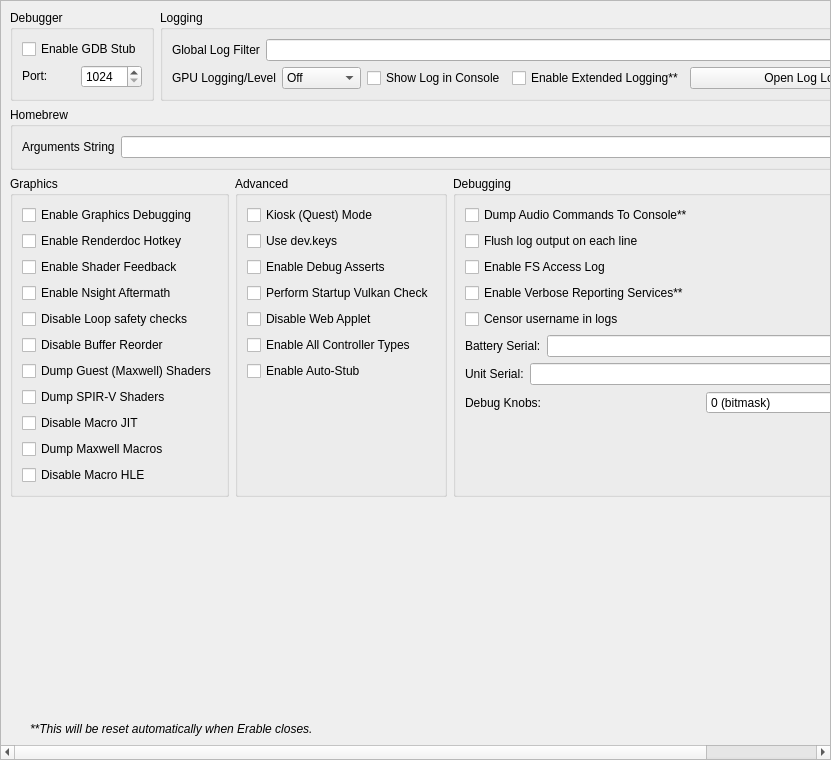
<?xml version="1.0" encoding="UTF-8"?>
<ui version="4.0">
 <class>ConfigureDebug</class>
 <widget class="QScrollArea" name="ConfigureDebug">
  <property name="geometry">
   <rect>
    <x>0</x>
    <y>0</y>
    <width>831</width>
    <height>760</height>
   </rect>
  </property>
  <property name="widgetResizable">
   <bool>true</bool>
  </property>
  <widget class="QWidget" name="widget">
   <property name="geometry">
    <rect>
     <x>0</x>
     <y>0</y>
     <width>829</width>
     <height>758</height>
    </rect>
   </property>
   <layout class="QVBoxLayout" name="verticalLayout_1">
    <item>
     <layout class="QHBoxLayout" name="horizontalLayout">
      <property name="topMargin">
       <number>0</number>
      </property>
      <item>
       <widget class="QGroupBox" name="groupBox">
        <property name="sizePolicy">
         <sizepolicy hsizetype="Preferred" vsizetype="Preferred">
          <horstretch>0</horstretch>
          <verstretch>0</verstretch>
         </sizepolicy>
        </property>
        <property name="title">
         <string>Debugger</string>
        </property>
        <property name="alignment">
         <set>Qt::AlignmentFlag::AlignLeading|Qt::AlignmentFlag::AlignLeft|Qt::AlignmentFlag::AlignTop</set>
        </property>
        <property name="flat">
         <bool>false</bool>
        </property>
        <property name="checkable">
         <bool>false</bool>
        </property>
        <layout class="QVBoxLayout" name="verticalLayout_3">
         <item>
          <widget class="QWidget" name="debug_widget" native="true">
           <property name="sizePolicy">
            <sizepolicy hsizetype="Preferred" vsizetype="Maximum">
             <horstretch>0</horstretch>
             <verstretch>0</verstretch>
            </sizepolicy>
           </property>
           <layout class="QVBoxLayout" name="verticalLayout">
            <property name="sizeConstraint">
             <enum>QLayout::SizeConstraint::SetDefaultConstraint</enum>
            </property>
            <property name="leftMargin">
             <number>0</number>
            </property>
            <property name="topMargin">
             <number>0</number>
            </property>
            <property name="rightMargin">
             <number>0</number>
            </property>
            <property name="bottomMargin">
             <number>0</number>
            </property>
            <item>
             <widget class="QCheckBox" name="toggle_gdbstub">
              <property name="sizePolicy">
               <sizepolicy hsizetype="Maximum" vsizetype="Maximum">
                <horstretch>0</horstretch>
                <verstretch>0</verstretch>
               </sizepolicy>
              </property>
              <property name="text">
               <string>Enable GDB Stub</string>
              </property>
             </widget>
            </item>
            <item>
             <widget class="QWidget" name="horizontalWidget_3" native="true">
              <property name="sizePolicy">
               <sizepolicy hsizetype="Preferred" vsizetype="Maximum">
                <horstretch>0</horstretch>
                <verstretch>0</verstretch>
               </sizepolicy>
              </property>
              <layout class="QHBoxLayout" name="horizontalLayout_3">
               <property name="leftMargin">
                <number>0</number>
               </property>
               <property name="topMargin">
                <number>0</number>
               </property>
               <property name="rightMargin">
                <number>0</number>
               </property>
               <property name="bottomMargin">
                <number>0</number>
               </property>
               <item>
                <widget class="QLabel" name="label_11">
                 <property name="sizePolicy">
                  <sizepolicy hsizetype="Minimum" vsizetype="Maximum">
                   <horstretch>0</horstretch>
                   <verstretch>0</verstretch>
                  </sizepolicy>
                 </property>
                 <property name="text">
                  <string>Port:</string>
                 </property>
                </widget>
               </item>
               <item>
                <widget class="QSpinBox" name="gdbport_spinbox">
                 <property name="sizePolicy">
                  <sizepolicy hsizetype="Preferred" vsizetype="Maximum">
                   <horstretch>0</horstretch>
                   <verstretch>0</verstretch>
                  </sizepolicy>
                 </property>
                 <property name="minimum">
                  <number>1024</number>
                 </property>
                 <property name="maximum">
                  <number>65535</number>
                 </property>
                </widget>
               </item>
              </layout>
             </widget>
            </item>
           </layout>
          </widget>
         </item>
        </layout>
       </widget>
      </item>
      <item>
       <widget class="QGroupBox" name="groupBox_2">
        <property name="sizePolicy">
         <sizepolicy hsizetype="Expanding" vsizetype="Preferred">
          <horstretch>0</horstretch>
          <verstretch>0</verstretch>
         </sizepolicy>
        </property>
        <property name="title">
         <string>Logging</string>
        </property>
        <layout class="QGridLayout" name="gridLayout_1">
         <item row="0" column="0" colspan="4">
          <widget class="QWidget" name="logging_widget" native="true">
           <property name="sizePolicy">
            <sizepolicy hsizetype="Preferred" vsizetype="Maximum">
             <horstretch>0</horstretch>
             <verstretch>0</verstretch>
            </sizepolicy>
           </property>
           <layout class="QHBoxLayout" name="horizontalLayout_1">
            <property name="leftMargin">
             <number>0</number>
            </property>
            <property name="topMargin">
             <number>0</number>
            </property>
            <property name="rightMargin">
             <number>0</number>
            </property>
            <property name="bottomMargin">
             <number>0</number>
            </property>
            <item>
             <widget class="QLabel" name="label_1">
              <property name="sizePolicy">
               <sizepolicy hsizetype="Preferred" vsizetype="Preferred">
                <horstretch>0</horstretch>
                <verstretch>0</verstretch>
               </sizepolicy>
              </property>
              <property name="text">
               <string>Global Log Filter</string>
              </property>
             </widget>
            </item>
            <item>
             <widget class="QLineEdit" name="log_filter_edit"/>
            </item>
           </layout>
          </widget>
         </item>
         <item row="1" column="0">
          <widget class="QWidget" name="gpu_log_level_widget" native="true">
           <property name="sizePolicy">
            <sizepolicy hsizetype="Preferred" vsizetype="Maximum">
             <horstretch>0</horstretch>
             <verstretch>0</verstretch>
            </sizepolicy>
           </property>
           <layout class="QHBoxLayout" name="gpu_log_level_layout">
            <property name="leftMargin">
             <number>0</number>
            </property>
            <property name="topMargin">
             <number>0</number>
            </property>
            <property name="rightMargin">
             <number>0</number>
            </property>
            <property name="bottomMargin">
             <number>0</number>
            </property>
            <item>
             <widget class="QLabel" name="gpu_log_level_label">
              <property name="text">
               <string>GPU Logging/Level</string>
              </property>
             </widget>
            </item>
            <item>
             <widget class="QComboBox" name="gpu_log_level">
              <property name="toolTip">
               <string>Detail level for GPU logs. Off disables logging entirely.</string>
              </property>
              <item>
               <property name="text">
                <string>Off</string>
               </property>
              </item>
              <item>
               <property name="text">
                <string>Errors</string>
               </property>
              </item>
              <item>
               <property name="text">
                <string>Standard</string>
               </property>
              </item>
              <item>
               <property name="text">
                <string>Verbose</string>
               </property>
              </item>
              <item>
               <property name="text">
                <string>All</string>
               </property>
              </item>
             </widget>
            </item>
           </layout>
          </widget>
         </item>
         <item row="1" column="1">
          <widget class="QCheckBox" name="toggle_console">
           <property name="text">
            <string>Show Log in Console</string>
           </property>
          </widget>
         </item>
         <item row="1" column="2">
          <widget class="QCheckBox" name="extended_logging">
           <property name="enabled">
            <bool>true</bool>
           </property>
           <property name="toolTip">
            <string>When checked, the max size of the log increases from 100 MB to 1 GB</string>
           </property>
           <property name="text">
            <string>Enable Extended Logging**</string>
           </property>
          </widget>
         </item>
         <item row="1" column="3">
          <widget class="QPushButton" name="open_log_button">
           <property name="sizePolicy">
            <sizepolicy hsizetype="Expanding" vsizetype="Maximum">
             <horstretch>1</horstretch>
             <verstretch>0</verstretch>
            </sizepolicy>
           </property>
           <property name="minimumSize">
            <size>
             <width>250</width>
             <height>0</height>
            </size>
           </property>
           <property name="text">
            <string>Open Log Location</string>
           </property>
          </widget>
         </item>
        </layout>
       </widget>
      </item>
     </layout>
    </item>
    <item>
     <widget class="QGroupBox" name="groupBox_3">
      <property name="title">
       <string>Homebrew</string>
      </property>
      <layout class="QVBoxLayout" name="verticalLayout_5">
       <item>
        <layout class="QHBoxLayout" name="horizontalLayout_4">
         <item>
          <widget class="QLabel" name="label_3">
           <property name="text">
            <string>Arguments String</string>
           </property>
          </widget>
         </item>
         <item>
          <widget class="QLineEdit" name="homebrew_args_edit"/>
         </item>
        </layout>
       </item>
      </layout>
     </widget>
    </item>
    <item>
     <layout class="QHBoxLayout" name="horizontalLayout_2">
      <item>
       <widget class="QGroupBox" name="groupBox_4">
        <property name="title">
         <string>Graphics</string>
        </property>
        <layout class="QGridLayout" name="gridLayout_2">
         <item row="4" column="0">
          <widget class="QCheckBox" name="disable_loop_safety_checks">
           <property name="toolTip">
            <string>When checked, it executes shaders without loop logic changes</string>
           </property>
           <property name="text">
            <string>Disable Loop safety checks</string>
           </property>
          </widget>
         </item>
         <item row="9" column="0">
          <widget class="QCheckBox" name="dump_macros">
           <property name="enabled">
            <bool>true</bool>
           </property>
           <property name="toolTip">
            <string>When checked, it will dump all the macro programs of the GPU</string>
           </property>
           <property name="text">
            <string>Dump Maxwell Macros</string>
           </property>
          </widget>
         </item>
         <item row="3" column="0">
          <widget class="QCheckBox" name="enable_nsight_aftermath">
           <property name="toolTip">
            <string>When checked, it enables Nsight Aftermath crash dumps</string>
           </property>
           <property name="text">
            <string>Enable Nsight Aftermath</string>
           </property>
          </widget>
         </item>
         <item row="6" column="0">
          <widget class="QCheckBox" name="dump_guest_shaders">
           <property name="enabled">
            <bool>true</bool>
           </property>
           <property name="toolTip">
            <string>When checked, it will dump original Maxwell guest shader bytecode (the input to the recompiler) as .ash files under DumpDir/shaders/. Useful for inspection with nvdisasm.</string>
           </property>
           <property name="text">
            <string>Dump Guest (Maxwell) Shaders</string>
           </property>
          </widget>
         </item>
         <item row="1" column="0">
          <widget class="QCheckBox" name="enable_renderdoc_hotkey">
           <property name="text">
            <string>Enable Renderdoc Hotkey</string>
           </property>
          </widget>
         </item>
         <item row="8" column="0">
          <widget class="QCheckBox" name="disable_macro_jit">
           <property name="enabled">
            <bool>true</bool>
           </property>
           <property name="toolTip">
            <string>When checked, it disables the macro Just In Time compiler. Enabling this makes games run slower</string>
           </property>
           <property name="text">
            <string>Disable Macro JIT</string>
           </property>
          </widget>
         </item>
         <item row="10" column="0">
          <widget class="QCheckBox" name="disable_macro_hle">
           <property name="enabled">
            <bool>true</bool>
           </property>
           <property name="toolTip">
            <string>When checked, it disables the macro HLE functions. Enabling this makes games run slower</string>
           </property>
           <property name="text">
            <string>Disable Macro HLE</string>
           </property>
          </widget>
         </item>
         <item row="0" column="0">
          <widget class="QCheckBox" name="enable_graphics_debugging">
           <property name="enabled">
            <bool>true</bool>
           </property>
           <property name="toolTip">
            <string>When checked, the graphics API enters a slower debugging mode</string>
           </property>
           <property name="text">
            <string>Enable Graphics Debugging</string>
           </property>
          </widget>
         </item>
         <item row="11" column="0">
          <spacer name="verticalSpacer_5">
           <property name="orientation">
            <enum>Qt::Orientation::Vertical</enum>
           </property>
           <property name="sizeType">
            <enum>QSizePolicy::Policy::Preferred</enum>
           </property>
           <property name="sizeHint" stdset="0">
            <size>
             <width>20</width>
             <height>0</height>
            </size>
           </property>
          </spacer>
         </item>
         <item row="2" column="0">
          <widget class="QCheckBox" name="enable_shader_feedback">
           <property name="toolTip">
            <string>When checked, Erable will log statistics about the compiled pipeline cache</string>
           </property>
           <property name="text">
            <string>Enable Shader Feedback</string>
           </property>
          </widget>
         </item>
         <item row="5" column="0">
          <widget class="QCheckBox" name="disable_buffer_reorder">
           <property name="toolTip">
            <string>&lt;html&gt;&lt;head/&gt;&lt;body&gt;&lt;p&gt;When checked, disables reordering of mapped memory uploads which allows to associate uploads with specific draws. May reduce performance in some cases.&lt;/p&gt;&lt;/body&gt;&lt;/html&gt;</string>
           </property>
           <property name="text">
            <string>Disable Buffer Reorder</string>
           </property>
          </widget>
         </item>
         <item row="7" column="0">
          <widget class="QCheckBox" name="gpu_log_shader_dumps">
           <property name="toolTip">
            <string>When checked, it will dump the recompiler's output SPIR-V binaries (.spv) under LogDir/shaders/. Inspect via SPIRV-Tools (spirv-dis / spirv-cross / spirv-val) or RenderDoc.</string>
           </property>
           <property name="text">
            <string>Dump SPIR-V Shaders</string>
           </property>
          </widget>
         </item>
        </layout>
       </widget>
      </item>
      <item>
       <widget class="QGroupBox" name="groupBox_6">
        <property name="title">
         <string>Advanced</string>
        </property>
        <layout class="QGridLayout" name="gridLayout_4">
         <item row="3" column="0">
          <widget class="QCheckBox" name="perform_vulkan_check">
           <property name="toolTip">
            <string>Enables Erable to check for a working Vulkan environment when the program starts up. Disable this if this is causing issues with external programs seeing Erable.</string>
           </property>
           <property name="text">
            <string>Perform Startup Vulkan Check</string>
           </property>
          </widget>
         </item>
         <item row="4" column="0">
          <widget class="QCheckBox" name="disable_web_applet">
           <property name="text">
            <string>Disable Web Applet</string>
           </property>
          </widget>
         </item>
         <item row="5" column="0">
          <widget class="QCheckBox" name="enable_all_controllers">
           <property name="text">
            <string>Enable All Controller Types</string>
           </property>
          </widget>
         </item>
         <item row="6" column="0">
          <widget class="QCheckBox" name="use_auto_stub">
           <property name="text">
            <string>Enable Auto-Stub</string>
           </property>
          </widget>
         </item>
         <item row="0" column="0">
          <widget class="QCheckBox" name="quest_flag">
           <property name="text">
            <string>Kiosk (Quest) Mode</string>
           </property>
          </widget>
         </item>
         <item row="1" column="0">
          <widget class="QCheckBox" name="use_dev_keys">
           <property name="text">
            <string>Use dev.keys</string>
           </property>
          </widget>
         </item>
         <item row="2" column="0">
          <widget class="QCheckBox" name="use_debug_asserts">
           <property name="text">
            <string>Enable Debug Asserts</string>
           </property>
          </widget>
         </item>
         <item row="7" column="0">
          <spacer name="verticalSpacer_4">
           <property name="orientation">
            <enum>Qt::Orientation::Vertical</enum>
           </property>
           <property name="sizeType">
            <enum>QSizePolicy::Policy::Expanding</enum>
           </property>
           <property name="sizeHint" stdset="0">
            <size>
             <width>20</width>
             <height>0</height>
            </size>
           </property>
          </spacer>
         </item>
        </layout>
       </widget>
      </item>
      <item>
       <widget class="QGroupBox" name="groupBox_5">
        <property name="title">
         <string>Debugging</string>
        </property>
        <layout class="QGridLayout" name="gridLayout_3">
         <item row="6" column="0">
          <widget class="QWidget" name="serial_battery_widget" native="true">
           <property name="sizePolicy">
            <sizepolicy hsizetype="Preferred" vsizetype="Maximum">
             <horstretch>0</horstretch>
             <verstretch>0</verstretch>
            </sizepolicy>
           </property>
           <layout class="QHBoxLayout" name="horizontalLayout_11">
            <property name="leftMargin">
             <number>0</number>
            </property>
            <property name="topMargin">
             <number>0</number>
            </property>
            <property name="rightMargin">
             <number>0</number>
            </property>
            <property name="bottomMargin">
             <number>0</number>
            </property>
            <item>
             <widget class="QLabel" name="label_12">
              <property name="sizePolicy">
               <sizepolicy hsizetype="Preferred" vsizetype="Preferred">
                <horstretch>0</horstretch>
                <verstretch>0</verstretch>
               </sizepolicy>
              </property>
              <property name="text">
               <string>Battery Serial:</string>
              </property>
             </widget>
            </item>
            <item>
             <widget class="QLineEdit" name="serial_battery_edit"/>
            </item>
           </layout>
          </widget>
         </item>
         <item row="8" column="0">
          <widget class="QWidget" name="debug_knobs_widget" native="true">
           <property name="sizePolicy">
            <sizepolicy hsizetype="Preferred" vsizetype="Maximum">
             <horstretch>0</horstretch>
             <verstretch>0</verstretch>
            </sizepolicy>
           </property>
           <layout class="QHBoxLayout" name="horizontalLayout_debug_knobs">
            <property name="leftMargin">
             <number>0</number>
            </property>
            <property name="topMargin">
             <number>0</number>
            </property>
            <property name="rightMargin">
             <number>0</number>
            </property>
            <property name="bottomMargin">
             <number>0</number>
            </property>
            <item>
             <widget class="QLabel" name="label_debug_knobs">
              <property name="sizePolicy">
               <sizepolicy hsizetype="Preferred" vsizetype="Preferred">
                <horstretch>0</horstretch>
                <verstretch>0</verstretch>
               </sizepolicy>
              </property>
              <property name="text">
               <string>Debug Knobs:</string>
              </property>
             </widget>
            </item>
            <item>
             <widget class="QSpinBox" name="debug_knobs_spinbox">
              <property name="minimum">
               <number>0</number>
              </property>
              <property name="maximum">
               <number>65535</number>
              </property>
              <property name="toolTip">
               <string>Bitmask for quick development toggles</string>
              </property>
              <property name="statusTip">
               <string>Set debug knobs (bitmask)</string>
              </property>
              <property name="whatsThis">
               <string>16-bit debug knob set for quick development toggles</string>
              </property>
              <property name="suffix">
               <string> (bitmask)</string>
              </property>
             </widget>
            </item>
           </layout>
          </widget>
         </item>
         <item row="7" column="0">
          <widget class="QWidget" name="serial_board_widget" native="true">
           <property name="sizePolicy">
            <sizepolicy hsizetype="Preferred" vsizetype="Maximum">
             <horstretch>0</horstretch>
             <verstretch>0</verstretch>
            </sizepolicy>
           </property>
           <layout class="QHBoxLayout" name="horizontalLayout_12">
            <property name="leftMargin">
             <number>0</number>
            </property>
            <property name="topMargin">
             <number>0</number>
            </property>
            <property name="rightMargin">
             <number>0</number>
            </property>
            <property name="bottomMargin">
             <number>0</number>
            </property>
            <item>
             <widget class="QLabel" name="label_13">
              <property name="sizePolicy">
               <sizepolicy hsizetype="Preferred" vsizetype="Preferred">
                <horstretch>0</horstretch>
                <verstretch>0</verstretch>
               </sizepolicy>
              </property>
              <property name="text">
               <string>Unit Serial:</string>
              </property>
             </widget>
            </item>
            <item>
             <widget class="QLineEdit" name="serial_board_edit"/>
            </item>
           </layout>
          </widget>
         </item>
         <item row="20" column="0">
          <spacer name="verticalSpacer_3">
           <property name="orientation">
            <enum>Qt::Orientation::Vertical</enum>
           </property>
           <property name="sizeType">
            <enum>QSizePolicy::Policy::Expanding</enum>
           </property>
           <property name="sizeHint" stdset="0">
            <size>
             <width>20</width>
             <height>0</height>
            </size>
           </property>
          </spacer>
         </item>
         <item row="1" column="0">
          <widget class="QCheckBox" name="dump_audio_commands">
           <property name="toolTip">
            <string>Enable this to output the latest generated audio command list to the console. Only affects games using the audio renderer.</string>
           </property>
           <property name="text">
            <string>Dump Audio Commands To Console**</string>
           </property>
          </widget>
         </item>
         <item row="2" column="0">
          <widget class="QCheckBox" name="flush_line">
           <property name="text">
            <string>Flush log output on each line</string>
           </property>
          </widget>
         </item>
         <item row="3" column="0">
          <widget class="QCheckBox" name="fs_access_log">
           <property name="text">
            <string>Enable FS Access Log</string>
           </property>
          </widget>
         </item>
         <item row="4" column="0">
          <widget class="QCheckBox" name="reporting_services">
           <property name="text">
            <string>Enable Verbose Reporting Services**</string>
           </property>
          </widget>
         </item>
         <item row="5" column="0">
          <widget class="QCheckBox" name="censor_username">
           <property name="text">
            <string>Censor username in logs</string>
           </property>
          </widget>
         </item>
        </layout>
       </widget>
      </item>
     </layout>
    </item>
    <item>
     <spacer name="verticalSpacer">
      <property name="orientation">
       <enum>Qt::Orientation::Vertical</enum>
      </property>
      <property name="sizeHint" stdset="0">
       <size>
        <width>20</width>
        <height>0</height>
       </size>
      </property>
     </spacer>
    </item>
    <item>
     <widget class="QLabel" name="label_5">
      <property name="sizePolicy">
       <sizepolicy hsizetype="Expanding" vsizetype="Preferred">
        <horstretch>0</horstretch>
        <verstretch>0</verstretch>
       </sizepolicy>
      </property>
      <property name="font">
       <font>
        <italic>true</italic>
       </font>
      </property>
      <property name="text">
    <string>**This will be reset automatically when Erable closes.</string>
      </property>
      <property name="indent">
       <number>20</number>
      </property>
     </widget>
    </item>
   </layout>
  </widget>
 </widget>
 <tabstops>
  <tabstop>log_filter_edit</tabstop>
  <tabstop>toggle_console</tabstop>
  <tabstop>extended_logging</tabstop>
  <tabstop>open_log_button</tabstop>
  <tabstop>homebrew_args_edit</tabstop>
  <tabstop>enable_graphics_debugging</tabstop>
  <tabstop>enable_shader_feedback</tabstop>
  <tabstop>enable_nsight_aftermath</tabstop>
  <tabstop>fs_access_log</tabstop>
  <tabstop>reporting_services</tabstop>
  <tabstop>quest_flag</tabstop>
  <tabstop>use_debug_asserts</tabstop>
 </tabstops>
 <resources/>
 <connections/>
</ui>
